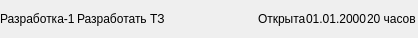
<?xml version="1.0" encoding="UTF-8"?>
<ui version="4.0">
 <class>TaskRecordWidget</class>
 <widget class="QWidget" name="TaskRecordWidget">
  <property name="geometry">
   <rect>
    <x>0</x>
    <y>0</y>
    <width>418</width>
    <height>38</height>
   </rect>
  </property>
  <property name="windowTitle">
   <string>Form</string>
  </property>
  <layout class="QHBoxLayout" name="horizontalLayout" stretch="3,7,1,2,2">
   <property name="spacing">
    <number>0</number>
   </property>
   <property name="leftMargin">
    <number>0</number>
   </property>
   <property name="topMargin">
    <number>0</number>
   </property>
   <property name="rightMargin">
    <number>0</number>
   </property>
   <property name="bottomMargin">
    <number>0</number>
   </property>
   <item>
    <widget class="QLabel" name="label">
     <property name="text">
      <string>Разработка-1</string>
     </property>
    </widget>
   </item>
   <item>
    <widget class="QLabel" name="label_2">
     <property name="text">
      <string>Разработать ТЗ</string>
     </property>
    </widget>
   </item>
   <item>
    <widget class="QLabel" name="label_4">
     <property name="text">
      <string>Открыта</string>
     </property>
    </widget>
   </item>
   <item>
    <widget class="QLabel" name="label_3">
     <property name="text">
      <string>01.01.2000</string>
     </property>
    </widget>
   </item>
   <item>
    <widget class="QLabel" name="label_5">
     <property name="text">
      <string>20 часов</string>
     </property>
    </widget>
   </item>
  </layout>
 </widget>
 <resources/>
 <connections/>
</ui>
